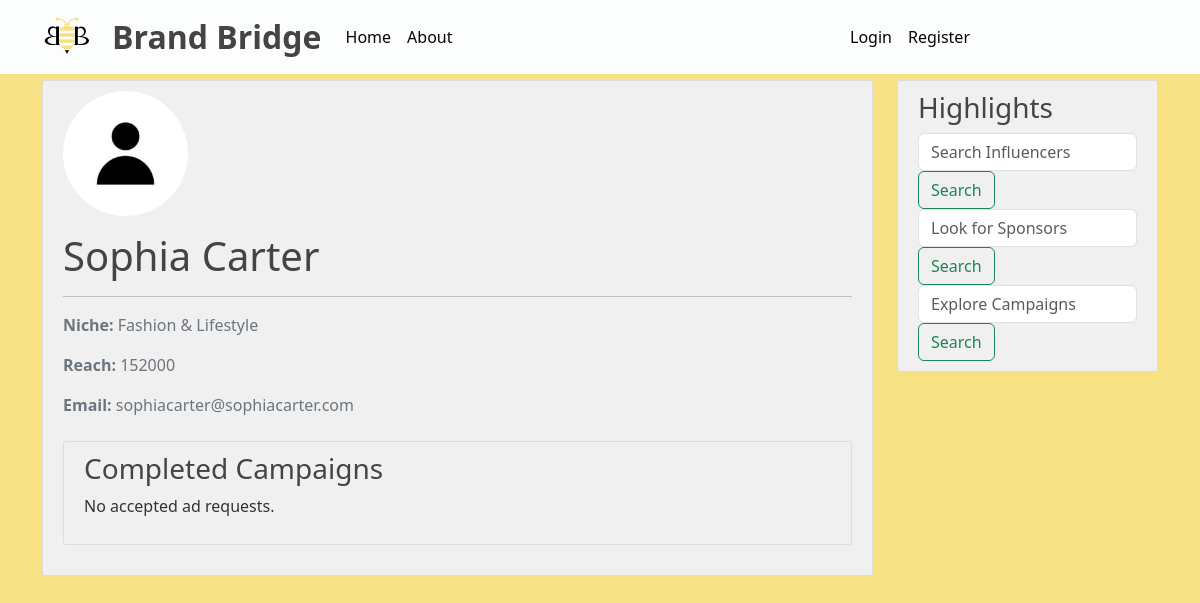
The page /influencer_profile/1 on the database as committed earlier.
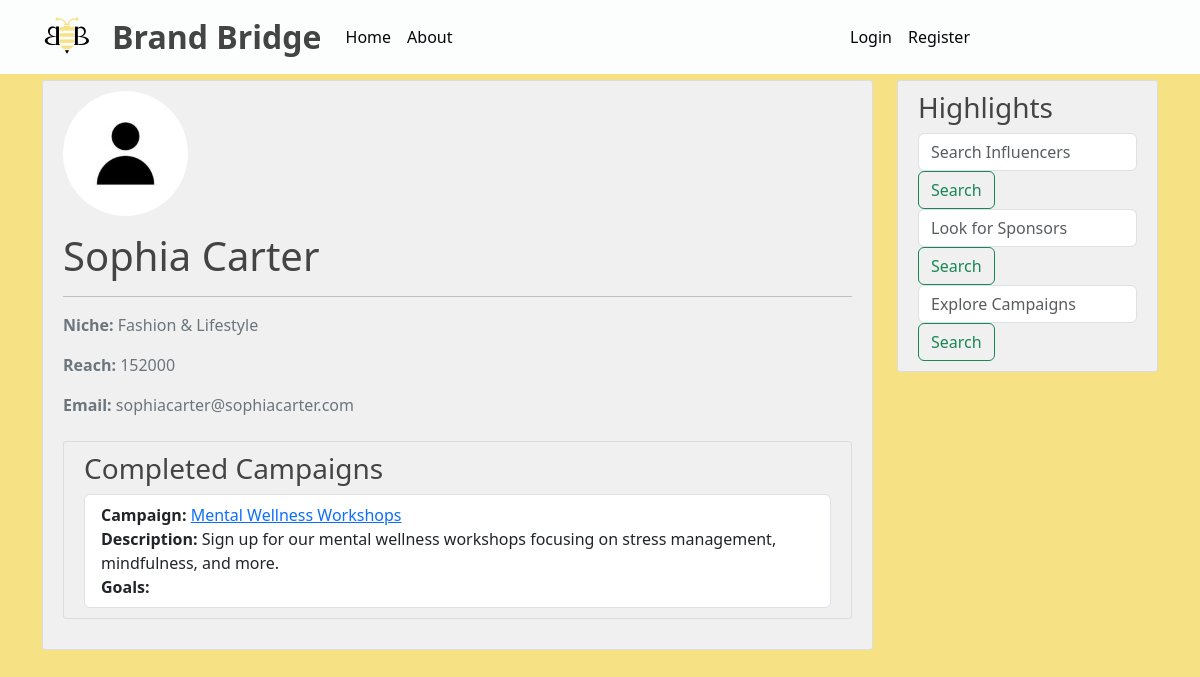
The same page on the database as committed later.
### BrandBridge/models.py (models this page shows, shortened)
class AdRequest(db.Model):
    id = db.Column(db.Integer, primary_key=True)
    campaign_id = db.Column(db.Integer, db.ForeignKey('campaign.id'), nullable=False)
    influencer_id = db.Column(db.Integer, db.ForeignKey('influencer.id'), nullable=False)
    messages = db.Column(db.Text, nullable=True)
    requirements = db.Column(db.Text, nullable=False, default='None')
    payment_amount = db.Column(db.Integer, nullable=False)
    status = db.Column(db.String(10), nullable=False, default='Pending')  # 'Pending', 'Accepted', 'Rejected'

class Campaign(db.Model):
    id = db.Column(db.Integer, primary_key=True)
    title = db.Column(db.String(100), nullable=False)
    desc = db.Column(db.Text, nullable=False)
    date_posted = db.Column(db.DateTime, nullable=False, default=lambda: datetime.now(timezone("Asia/Kolkata")))
    start_date = db.Column(db.DateTime, nullable=False)
    end_date = db.Column(db.DateTime, nullable=False)
    budget = db.Column(db.String(15), nullable=False)
    goals = db.Column(db.Text, nullable=False)
    sponsor_id = db.Column(db.Integer, db.ForeignKey('sponsor.id'), nullable=False)
    ad_requests = db.relationship('AdRequest', backref='campaign', lazy=True)

### BrandBridge/routes.py (the view)
@app.route('/influencer_profile/<int:influencer_id>')
def influencer_profile(influencer_id):
    influencer = Influencer.query.get_or_404(influencer_id)
    accepted_ad_requests = AdRequest.query.filter_by(influencer_id=influencer_id, status='Accepted').all()
    return render_template('influencer_profile.html', influencer=influencer, ad_requests=accepted_ad_requests)

### BrandBridge/templates/influencer_profile.html
{% extends "layout.html" %}
{% block content %}
<div class="content-section">
    <div class="media">
        <img class="rounded-circle account-img" src="{{ url_for('static', filename='profile_pics/' + influencer.image_file) }}">
        <div class="media-body">
            <h2 class="account-heading">{{ influencer.name }}</h2>
            <hr>
            <p class="text-secondary"><b>Niche: </b>{{ influencer.niche }}</p>
            <p class="text-secondary"><b>Reach: </b>{{ influencer.reach }}</p>
            <p class="text-secondary"><b>Email: </b>{{ influencer.email }}</p>
        </div>
    </div>
    <div class="content-section mt-4">
        <h3>Completed Campaigns</h3>
        {% if ad_requests %}
            <ul class="list-group">
                {% for ad_request in ad_requests %}
                    <li class="list-group-item">
                        <strong>Campaign:</strong> <a href="{{ url_for('campaign', campaign_id=ad_request.campaign.id) }}">{{ ad_request.campaign.title }}</a> <br>
                        <strong>Description:</strong> {{ ad_request.campaign.desc }} <br>
                        <strong>Goals:</strong> {{ ad_request.goals }} <br>
                    </li>
                {% endfor %}
            </ul>
        {% else %}
            <p>No accepted ad requests.</p>
        {% endif %}
    </div>
</div>
{% endblock %}

Rows that differ between the two databases and show on the page:
added AdRequest: campaign "Mental Wellness Workshops", campaign.desc "Sign up for our mental wellness workshops focusing on stress management, mindfulness, and more."
Other text that changed with them:
text no longer shown: "No accepted ad requests."
